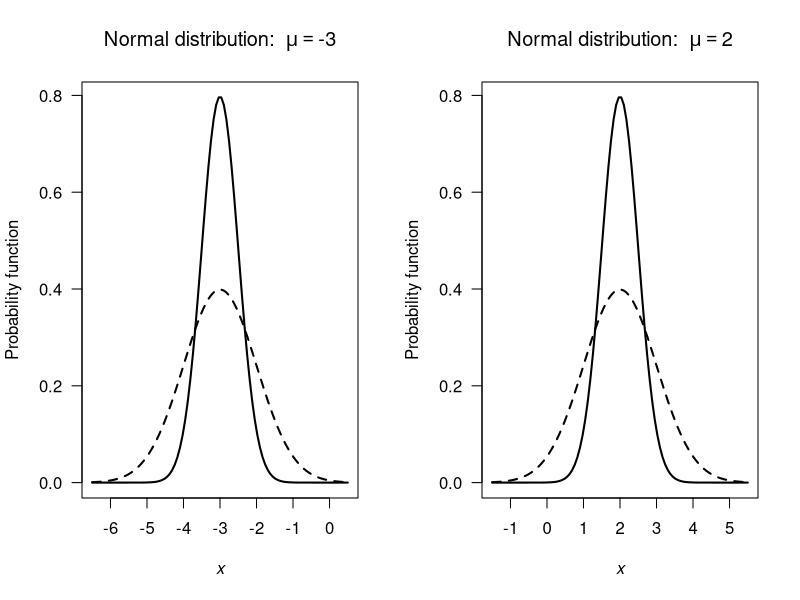

Recreate this plot in R.
## ---- chunk 1

par(mfrow = c(1, 2))


###  Set up  ###
z <- seq(-3.5, 3.5,
         length = 100)

mu <- c(-3, 2)
sigma <- c(0.5, 1)


###  Plot  ###
for (i in (1:2)){
   x <- mu[i] + z * max(sigma)
   muvalue <- mu[i]
   plot( x,
         dnorm(x, 
               mean = mu[i], 
               sd = sigma[1]),
         type = "l",
         xlab = expression(italic(x)),
         ylab = "Probability function",
         lwd = 2,
         las = 1,
         main = bquote("Normal distribution: " ~ mu == .(muvalue))
         )
   lines( x,
         dnorm(x, 
               mean = mu[i], 
               sd = sigma[2]),
         lty = 2,
         lwd = 2)
   
}
